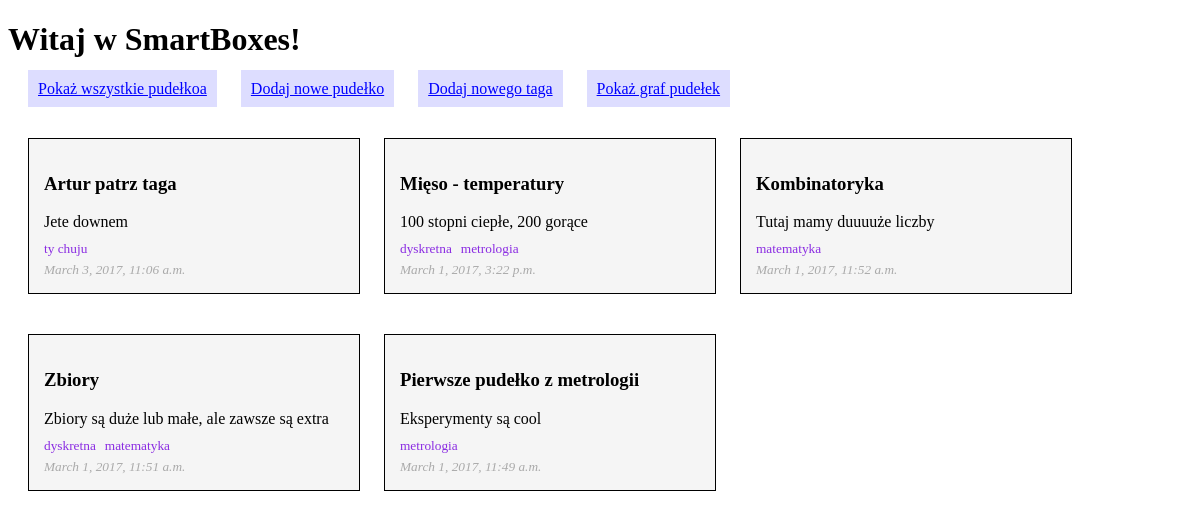
Screenshot of /infoboxes/ with the database file from the repository.
### infoboxes/models.py (models this page shows, shortened)
class Box(models.Model):
    title = models.CharField(max_length=200)
    text = models.CharField(max_length=500)
    date_of_creation = models.DateTimeField('date of creation')
    class Meta:
        ordering = ('-date_of_creation',)

class Tag(models.Model):
    title = models.CharField(max_length=100)
    boxes = models.ManyToManyField(Box)
    class Meta:
        ordering = ('title',)

### infoboxes/views.py (the view)
class IndexView(generic.ListView):
    template_name = 'infoboxes/index.html'
    context_object_name = 'boxes_list'
    def get_queryset(self):
        return Box.objects.all()

### templates/infoboxes/index.html
{% extends 'infoboxes/base.html' %}
{% block content %}
    <div>
        {% if boxes_list %}
            {% for box in boxes_list %}
                <div class="box">
                    <h3>{{ box.title }}</h3>
                    <div>{{ box.text }}</div>
                    <div class="box-tags">
                        {% for tag in box.tag_set.all %}
                            <div class="tag">{{ tag.title }}</div>
                        {% endfor %}
                    </div>
                    <div class="box-time">
                        <i>{{ box.date_of_creation }}</i>
                    </div>
                </div>
            {% endfor %}
        {% else %}
            <p>Brak pudełek.</p>
        {% endif %}
    </div>
{% endblock content %}

### templates/infoboxes/base.html (shortened to what this page needs)
{% load static %}
<!DOCTYPE html>
<html lang="pl">
<head>
    <link rel="stylesheet" type="text/css" href="{% static 'infoboxes/css/styles.css' %}" />
</head>
<body onload="init()">
    <h1>Witaj w SmartBoxes!</h1>
    <nav>
        <a href="{% url 'infoboxes:index' %}">Pokaż wszystkie pudełkoa</a>
        <a href="{% url 'infoboxes:add' %}">Dodaj nowe pudełko</a>
        <a href="{% url 'infoboxes:add_tag' %}">Dodaj nowego taga</a>
        <a href="{% url 'infoboxes:graph' %}">Pokaż graf pudełek</a>
    </nav>
    {% block content %}
    {% endblock %}
</body>
</html>

### infoboxes/static/infoboxes/css/styles.css (style rules this page uses)
nav { margin-bottom: 20px; }
div.box { margin: 20px; margin-right: 0px; padding: 15px; border: 1px solid black; width: 300px; background-color: #f5f5f5; display: inline-block; vertical-align: top; }
div.box-time { margin-top:5px; font-size: smaller; color: #aaa; }
div.tag { display: inline-block; color: blueviolet; margin-right: 5px; margin-top: 10px; font-size: smaller; }
nav > a, nav > a:hover, nav > a:active, nav > a:visited { padding: 10px; margin-left: 20px; background-color: #ddddff; color: blue; }

### rows the page displays
Box: title "Artur patrz taga", text "Jete downem", date_of_creation "March 3, 2017, 11:06 a.m."
Tag: title "ty chuju"
Box: title "Mięso - temperatury", text "100 stopni ciepłe, 200 gorące", date_of_creation "March 1, 2017, 3:22 p.m."
Tag: title "dyskretna"
Tag: title "metrologia"
Box: title "Kombinatoryka", text "Tutaj mamy duuuuże liczby", date_of_creation "March 1, 2017, 11:52 a.m."
Tag: title "matematyka"
Box: title "Zbiory", text "Zbiory są duże lub małe, ale zawsze są extra", date_of_creation "March 1, 2017, 11:51 a.m."
Box: title "Pierwsze pudełko z metrologii", text "Eksperymenty są cool", date_of_creation "March 1, 2017, 11:49 a.m."
